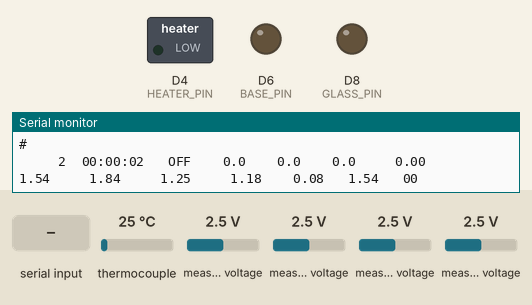
Bench run of a program on a simulated STM32 Nucleo. On the bench: switched loads named in the program (green lamp = pin HIGH), output pins drawn as LEDs (lit = HIGH), the last lines printed to the serial monitor. Inputs (shaded band) come from the test bench; at power-on: measured voltage 2.5 V, thermocouple 25 °C.

Above: at 3.4 s.
3.5 s: "go\n" received over Serial
At 6.0 s:
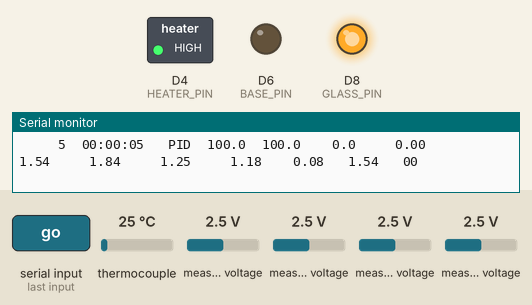
6.3 s: measured voltage (sensor 200) set to 1.2 V
At 8.3 s:
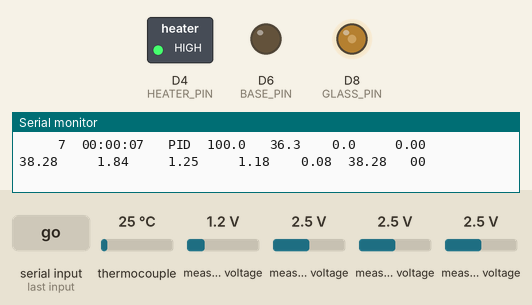
9.3 s: "B\n" received over Serial
At 10.6 s:
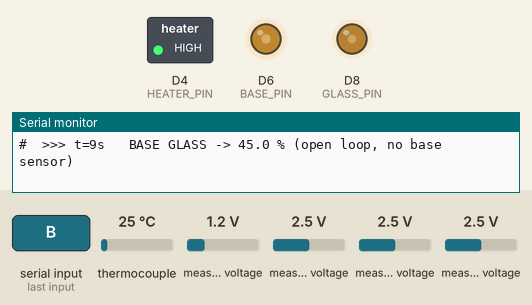
12.3 s: measured voltage (sensor 200) set to 2.1 V
14.3 s: "h\n" received over Serial
At 16.0 s:
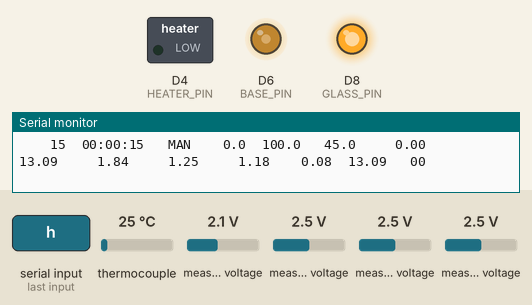
16.3 s: "G\n" received over Serial
At 17.5 s:
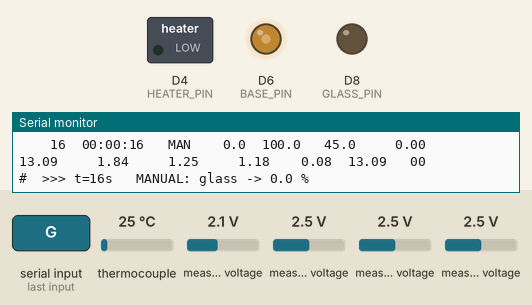
Timing chart, 0 to 19.3 s (numbered marks = the images above; inputs shaded):
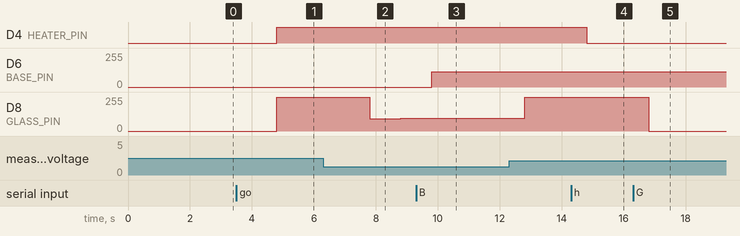

The program:

main.cpp
```cpp
#include <Arduino.h>
#include <Wire.h>
#include <Adafruit_ADS1X15.h>
#include <Adafruit_MAX31865.h>

// =====================================================================
//  WELL EVENNESS TEST  -  closed-loop chamber + glass, open-loop heated base
//
//  Chamber air  -> PT1000 (MAX31865)  -> wall heaters  -> setpoint 39.0 C
//  ITO glass    -> thermistor A0      -> glass heater  -> setpoint 48.0 C
//  Base glass   -> NO SENSOR          -> base heater   -> fixed 45 % duty
//
//  Question: with the heated base on, how different are a near-centre well
//  and a corner well?  A2 = E8 (near centre), A3 = H12 (corner).
//
//  WHAT IS DIFFERENT FROM THE PREVIOUS BUILD
//    * A2 was the base glass probe. It is now well E8.
//    * A3 was ambient. It is now well H12. There is NO ambient measurement.
//    * The base heater therefore has NO temperature feedback of its own.
//      Its over-temperature cut-out now watches the CHAMBER PT1000 instead,
//      which is the only sensor that sees the heat the base is adding.
//    * The integrator preload needs an ambient figure. Set it with the "a"
//      command before "go", or it uses AMB_ASSUMED.
//    * A1 is the dead channel and is logged as n/c.
// =====================================================================

// =====================================================================
//  SENSOR PLACEMENT
// =====================================================================
const char* PT_NAME = "T_cham";   // PT1000, chamber air centre, above plate lid

const char* THERM_NAME[4] = {
  "T_glass",      // A0 - taped to the ITO glass lid   <-- GLASS CONTROL SENSOR
  "n/c",          // A1 - FAILED, not connected
  "T_E8",         // A2 - well E8,  near plate centre, tip at the well bottom
  "T_H12"         // A3 - well H12, plate corner,      tip at the well bottom
};
const int CH_GLASS = 0;
const int CH_E8    = 2;
const int CH_H12   = 3;

// =====================================================================
//  OUTPUT PINS
// =====================================================================
const int HEATER_PIN = D4;   // PB5  - wall heaters
const int GLASS_PIN  = D8;   // PA9  - ITO glass lid
const int BASE_PIN   = D6;   // PB10 - ITO glass base, under the aperture

// =====================================================================
//  CONTROLLER PARAMETERS   (duty in PERCENT, 0 to 100)
// =====================================================================
const float KP_CHAM = 7.90f,  KI_CHAM = 1.02e-2f;
const float KP_GLAS = 14.99f, KI_GLAS = 4.31e-2f;
const float B_WEIGHT = 0.5f;
const float TS = 1.0f;

const float FF_H_C =  3.054f, FF_H_G = -1.302f;
const float FF_G_C = -3.377f, FF_G_G =  4.024f;

// =====================================================================
//  SETPOINTS FOR THIS TEST
// =====================================================================
const float SP_CHAM_DEFAULT = 39.0f;
const float SP_GLAS_DEFAULT = 48.0f;

// =====================================================================
//  BASE HEATER
// =====================================================================
//  Fixed duty for this test. The calibration from the earlier run,
//  T_base = 26.4 + 0.456 * duty, puts 45 % at roughly 47 C on the pane.
const float BASE_DUTY_SET = 45.0f;
const float BASE_DUTY_MAX = 60.0f;

//  The base pane has no thermistor in this configuration, so the cut-out
//  watches the chamber instead. 44 C is 5 C above the chamber setpoint and
//  well below the 55 C global trip.
const float BASE_CUT_CHAM = 44.0f;

// =====================================================================
//  AMBIENT
// =====================================================================
//  There is no ambient sensor. This value is only used to preload the
//  integrators at "go". Set it with "a21.5" before starting if you know the
//  room temperature; an error of a degree or two is harmless.
float ambAssumed = 20.0f;

// =====================================================================
//  SAFETY
// =====================================================================
const float T_TRIP     = 55.0f;
const float SP_MAX     = 50.0f;
const int   BAD_LIMIT  = 5;
//  A single dropped PT1000 sample is not evidence of anything. The base is
//  only cut after this many CONSECUTIVE failed reads.
const int   PT_BAD_BASE = 15;
const float MARGIN_MIN = 0.5f;

// =====================================================================
//  THERMISTOR CONSTANTS (TE GA10K3MCD1)
// =====================================================================
const float R0 = 10000.0, T0 = 298.15, BETA = 3976.0;
const float V_SUPPLY = 3.29;

float R_FIXED[4]  = { 9840.0, 9980.0, 9890.0, 9940.0 };
float T_OFFSET[4] = { -0.06, +0.51, -0.25, -0.23 };

const int NUM_THERM = 4;
const int SAMPLES   = 16;

// =====================================================================
Adafruit_ADS1115 ads;
Adafruit_MAX31865 rtd = Adafruit_MAX31865(10, 11, 12, 13);
#define RREF      4300.0
#define RNOMINAL  1000.0
const int PT_SAMPLES = 2;

const unsigned long INTERVAL = 1000;
unsigned long lastLog = 0;
int rowCount = 0;
uint8_t lastFault = 0;

// =====================================================================
//  CONTROLLER STATE
// =====================================================================
enum Mode { MODE_OFF, MODE_PID, MODE_MAN, MODE_TRIP };
Mode mode = MODE_OFF;

struct Loop {
  const char* name;
  float kp, ki, b;
  float sp;
  float integ;
  float duty;
  float amb0;
  int   bad;
  bool  tripped;
};

Loop cham = { "chamber", KP_CHAM, KI_CHAM, B_WEIGHT, SP_CHAM_DEFAULT, 0, 0, 20.0f, 0, false };
Loop glas = { "glass",   KP_GLAS, KI_GLAS, B_WEIGHT, SP_GLAS_DEFAULT, 0, 0, 20.0f, 0, false };

float baseDuty    = 0.0f;
bool  baseTripped = false;
int   ptBad       = 0;     // consecutive bad PT1000 reads

char cmdBuf[48];
int  cmdLen = 0;
int  marginWarn = 0;

// ---------------------------------------------------------------------
void applyOutputs() {
  int h = (int)(cham.duty * 255.0f / 100.0f + 0.5f);
  int g = (int)(glas.duty * 255.0f / 100.0f + 0.5f);
  int b = (int)(baseDuty  * 255.0f / 100.0f + 0.5f);
  analogWrite(HEATER_PIN, constrain(h, 0, 255));
  analogWrite(GLASS_PIN,  constrain(g, 0, 255));
  analogWrite(BASE_PIN,   constrain(b, 0, 255));
}

float readVolts(uint8_t ch) {
  float sum = 0;
  for (int i = 0; i < SAMPLES; i++) sum += ads.computeVolts(ads.readADC_SingleEnded(ch));
  return sum / SAMPLES;
}

float readThermistor(uint8_t ch) {
  float v = readVolts(ch);
  if (v < 0.01 || v > V_SUPPLY - 0.01) return NAN;
  float rTherm = R_FIXED[ch] * v / (V_SUPPLY - v);
  float tK = 1.0 / (1.0 / T0 + log(rTherm / R0) / BETA);
  return tK - 273.15 + T_OFFSET[ch];
}

// ---------------------------------------------------------------------
void updateLoop(Loop &L, float y) {
  float e  = L.sp - y;
  float ep = L.b * (L.sp - L.amb0) - (y - L.amb0);
  float raw = L.kp * ep + L.integ + L.ki * e * TS;
  float u   = constrain(raw, 0.0f, 100.0f);
  if (u == raw) L.integ += L.ki * e * TS;
  L.duty = u;
}

void preloadIntegrators(float amb) {
  float dc = cham.sp - amb;
  float dg = glas.sp - amb;
  float uh = constrain(FF_H_C * dc + FF_H_G * dg, 0.0f, 100.0f);
  float ug = constrain(FF_G_C * dc + FF_G_G * dg, 0.0f, 100.0f);
  cham.integ = constrain(uh + cham.kp * (1.0f - cham.b) * dc, 0.0f, 100.0f);
  glas.integ = constrain(ug + glas.kp * (1.0f - glas.b) * dg, 0.0f, 100.0f);
  cham.amb0 = amb;
  glas.amb0 = amb;
}

// ---------------------------------------------------------------------
//  PRINTING
// ---------------------------------------------------------------------
void printPaddedDec(float v, int width, int dec) {
  char buf[20];
  if (isnan(v)) { strcpy(buf, "---"); }
  else {
    bool neg = v < 0;
    float a = neg ? -v : v;
    long  mul = (dec == 1) ? 10 : 100;
    long  whole = (long)a;
    long  frac  = (long)((a - whole) * mul + 0.5f);
    if (frac >= mul) { frac -= mul; whole += 1; }
    if (dec == 1) snprintf(buf, sizeof(buf), "%s%ld.%01ld", neg ? "-" : "", whole, frac);
    else          snprintf(buf, sizeof(buf), "%s%ld.%02ld", neg ? "-" : "", whole, frac);
  }
  for (int i = strlen(buf); i < width; i++) Serial.print(' ');
  Serial.print(buf);
}

void printPaddedStr(const char* s, int width) {
  for (int i = strlen(s); i < width; i++) Serial.print(' ');
  Serial.print(s);
}

const char* modeStr() {
  switch (mode) {
    case MODE_PID:  return "PID";
    case MODE_MAN:  return "MAN";
    case MODE_TRIP: return "TRIP";
    default:        return "OFF";
  }
}

void printHeader() {
  Serial.println();
  printPaddedStr("t_s", 6);
  printPaddedStr("clock", 10);
  printPaddedStr("mode", 6);
  printPaddedStr("heat%", 7);
  printPaddedStr("glass%", 7);
  printPaddedStr("base%", 7);
  printPaddedStr(PT_NAME, 9);
  for (int i = 0; i < NUM_THERM; i++) printPaddedStr(THERM_NAME[i], 9);
  printPaddedStr("dWell", 8);     // T_E8 - T_H12, the number this test is for
  printPaddedStr("marg", 7);
  printPaddedStr("flt", 5);
  Serial.println();
  Serial.println("-------------------------------------------------------------------------------------------------------------------");
}

void printHelp() {
  Serial.println("#");
  Serial.println("#  WELL EVENNESS TEST.  A2 = well E8 (centre), A3 = well H12 (corner).");
  Serial.println("#  No ambient sensor and no base glass sensor in this configuration.");
  Serial.println("#");
  Serial.println("#  COMMANDS");
  Serial.println("#    a21.5    tell the firmware the room temperature, for the preload only");
  Serial.println("#    go       start closed-loop control");
  Serial.println("#    b        BASE heater -> 45 % (the duty this test uses)");
  Serial.println("#    b0       BASE heater off");
  Serial.println("#    b30      BASE heater -> any duty up to 60 %");
  Serial.println("#    off      everything off, loops reset");
  Serial.println("#    sc 39    set CHAMBER setpoint, degC   (max 50)");
  Serial.println("#    sg 48    set GLASS setpoint, degC     (max 50)");
  Serial.println("#    h25      MANUAL heater duty %  (leaves closed loop)");
  Serial.println("#    g20      MANUAL glass duty %   (leaves closed loop)");
  Serial.println("#    st       print setpoints and controller internals");
  Serial.println("#    n text   write a note into the log");
  Serial.println("#    ?        this help");
  Serial.println("#");
}

void eventStamp() {
  Serial.print("#  >>> t=");
  Serial.print(millis() / 1000);
  Serial.print("s   ");
}

void logEvent(const char* what) {
  eventStamp();
  Serial.println(what);
  rowCount = 999;
}

void printStatus() {
  Serial.println("#");
  Serial.print("#  mode=");         Serial.println(modeStr());
  Serial.print("#  chamber: sp=");  Serial.print(cham.sp, 2);
  Serial.print(" integ=");          Serial.print(cham.integ, 2);
  Serial.print(" duty=");           Serial.print(cham.duty, 1);
  Serial.print(" amb0=");           Serial.print(cham.amb0, 2);
  Serial.print(" bad=");            Serial.println(cham.bad);
  Serial.print("#  glass:   sp=");  Serial.print(glas.sp, 2);
  Serial.print(" integ=");          Serial.print(glas.integ, 2);
  Serial.print(" duty=");           Serial.print(glas.duty, 1);
  Serial.print(" amb0=");           Serial.print(glas.amb0, 2);
  Serial.print(" bad=");            Serial.println(glas.bad);
  Serial.print("#  base:    duty="); Serial.print(baseDuty, 1);
  Serial.print(" % (open loop, no sensor)  tripped=");
  Serial.print(baseTripped ? "yes" : "no");
  Serial.print("  ptBad="); Serial.println(ptBad);
  Serial.print("#  assumed ambient="); Serial.print(ambAssumed, 2); Serial.println(" C");
  Serial.print("#  trip=");         Serial.print(T_TRIP, 1);
  Serial.print(" C   base cut-out on chamber="); Serial.print(BASE_CUT_CHAM, 1);
  Serial.println(" C");
  Serial.println("#");
  rowCount = 999;
}

void allOff(const char* why) {
  cham.duty = 0; glas.duty = 0; baseDuty = 0;
  cham.integ = 0; glas.integ = 0;
  cham.bad = 0; glas.bad = 0;
  cham.tripped = false; glas.tripped = false; baseTripped = false;
  applyOutputs();
  logEvent(why);
}

// ---------------------------------------------------------------------
void handleCommand() {
  cmdBuf[cmdLen] = '\0';
  char* p = cmdBuf;
  while (*p == ' ') p++;

  if (strncmp(p, "go", 2) == 0) {
    preloadIntegrators(ambAssumed);
    cham.bad = 0; glas.bad = 0;
    cham.tripped = false; glas.tripped = false;
    mode = MODE_PID;
    eventStamp();
    Serial.print("CLOSED LOOP ON   sp_cham=");  Serial.print(cham.sp, 1);
    Serial.print("  sp_glass=");                Serial.print(glas.sp, 1);
    Serial.print("  amb_assumed=");             Serial.print(ambAssumed, 2);
    Serial.print("  preload h=");               Serial.print(cham.integ, 1);
    Serial.print("  g=");                       Serial.print(glas.integ, 1);
    Serial.print("  base duty=");               Serial.println(baseDuty, 1);
    rowCount = 999;
  }
  else if (strncmp(p, "off", 3) == 0) {
    mode = MODE_OFF;
    allOff("ALL OFF, loops reset, base heater off");
  }
  else if (strncmp(p, "st", 2) == 0) {
    printStatus();
  }
  else if (p[0] == 'a' || p[0] == 'A') {
    float v = atof(p + 1);
    if (v > 0.0f && v < 40.0f) {
      ambAssumed = v;
      eventStamp();
      Serial.print("ASSUMED AMBIENT -> "); Serial.print(v, 2); Serial.println(" C");
      rowCount = 999;
    } else {
      Serial.println("#  ambient must be between 0 and 40");
    }
  }
  else if (p[0] == 's' && (p[1] == 'c' || p[1] == 'g')) {
    bool isCham = (p[1] == 'c');
    float v = atof(p + 2);
    if (v > 10.0f && v < SP_MAX) {
      if (isCham) cham.sp = v; else glas.sp = v;
      eventStamp();
      Serial.print(isCham ? "CHAMBER" : "GLASS");
      Serial.print(" SETPOINT -> ");  Serial.print(v, 2);  Serial.println(" C");
      rowCount = 999;
    } else {
      Serial.print("#  setpoint must be between 10 and "); Serial.println(SP_MAX, 1);
    }
  }
  else if (p[0] == 'b' || p[0] == 'B') {
    //  bare "b" means the duty this test is specified at
    float v = (p[1] == '\0') ? BASE_DUTY_SET : atof(p + 1);
    if (v >= 0 && v <= BASE_DUTY_MAX) {
      baseDuty = v;
      baseTripped = false;
      applyOutputs();
      eventStamp();
      Serial.print("BASE GLASS -> "); Serial.print(v, 1);
      Serial.println(" % (open loop, no base sensor)");
      rowCount = 999;
    } else {
      Serial.print("#  base duty must be 0-"); Serial.println(BASE_DUTY_MAX, 0);
    }
  }
  else if (p[0] == 'h' || p[0] == 'H') {
    float v = atof(p + 1);
    if (v >= 0 && v <= 100) {
      mode = MODE_MAN; cham.duty = v; cham.integ = 0; applyOutputs();
      eventStamp(); Serial.print("MANUAL: heaters -> "); Serial.print(v, 1); Serial.println(" %");
      rowCount = 999;
    } else Serial.println("#  duty must be 0-100");
  }
  else if (p[0] == 'g' || p[0] == 'G') {
    float v = atof(p + 1);
    if (v >= 0 && v <= 100) {
      mode = MODE_MAN; glas.duty = v; glas.integ = 0; applyOutputs();
      eventStamp(); Serial.print("MANUAL: glass -> "); Serial.print(v, 1); Serial.println(" %");
      rowCount = 999;
    } else Serial.println("#  duty must be 0-100");
  }
  else if (p[0] == 'n' || p[0] == 'N') {
    eventStamp(); Serial.print("NOTE: "); Serial.println(p + 1);
    rowCount = 999;
  }
  else if (p[0] == '?') { printHelp(); rowCount = 999; }
  else if (cmdLen > 0) Serial.println("#  unknown command, type ? for help");

  cmdLen = 0;
}

void readSerial() {
  while (Serial.available()) {
    char c = Serial.read();
    if (c == '\n' || c == '\r') { if (cmdLen > 0) handleCommand(); }
    else if (cmdLen < (int)sizeof(cmdBuf) - 1) cmdBuf[cmdLen++] = c;
  }
}

// ---------------------------------------------------------------------
void setup() {
  Serial.begin(115200);
  delay(2000);

  pinMode(HEATER_PIN, OUTPUT);
  pinMode(GLASS_PIN,  OUTPUT);
  pinMode(BASE_PIN,   OUTPUT);
  cham.duty = 0; glas.duty = 0; baseDuty = 0;
  applyOutputs();

  Serial.println();
  Serial.println("# ===== WELL EVENNESS TEST: E8 vs H12, heated base at 45 % =====");
  Serial.println("#  A0 = glass (control)   A1 = n/c   A2 = well E8   A3 = well H12");
  Serial.println("#  NO ambient sensor, NO base glass sensor.");
  Serial.print  ("#  setpoints: chamber "); Serial.print(cham.sp, 1);
  Serial.print  (" C, glass ");             Serial.print(glas.sp, 1);
  Serial.println(" C");
  Serial.print  ("#  base heater runs OPEN LOOP at "); Serial.print(BASE_DUTY_SET, 0);
  Serial.println(" % when you type b.");
  Serial.print  ("#  base cut-out: chamber above "); Serial.print(BASE_CUT_CHAM, 1);
  Serial.print  (" C, or PT1000 lost for "); Serial.print(PT_BAD_BASE);
  Serial.println(" consecutive samples -> base off.");
  Serial.print  ("#  global trip at "); Serial.print(T_TRIP, 1); Serial.println(" C");

  Wire.begin();
  if (!ads.begin(0x48)) {
    Serial.println("#  ADS1115 NOT FOUND - check I2C wiring");
    while (1) delay(1000);
  }
  ads.setGain(GAIN_ONE);
  ads.setDataRate(RATE_ADS1115_128SPS);
  Serial.println("#  ADS1115 ok");

  rtd.begin(MAX31865_2WIRE);
  rtd.enable50Hz(true);
  rtd.setThresholds(0x1234, 0x5678);
  uint16_t lo = rtd.getLowerThreshold(), hi = rtd.getUpperThreshold();
  rtd.setThresholds(0, 0xFFFF);
  if (lo == 0x1234 && hi == 0x5678) {
    Serial.println("#  MAX31865 ok");
  } else {
    Serial.println("#  *** MAX31865 NOT TALKING - control will not start ***");
  }

  float e0 = readThermistor(CH_E8);
  float h0 = readThermistor(CH_H12);
  if (isnan(e0)) Serial.println("#  *** well E8 probe (A2) reads open or shorted ***");
  else { Serial.print("#  well E8  (A2) ok, reading "); Serial.print(e0, 2); Serial.println(" C"); }
  if (isnan(h0)) Serial.println("#  *** well H12 probe (A3) reads open or shorted ***");
  else { Serial.print("#  well H12 (A3) ok, reading "); Serial.print(h0, 2); Serial.println(" C"); }
  if (!isnan(e0) && !isnan(h0)) {
    Serial.print("#  starting difference E8 - H12 = ");
    Serial.print(e0 - h0, 2); Serial.println(" C  (both should be at room temperature now)");
  }

  printHelp();
}

// ---------------------------------------------------------------------
void loop() {
  readSerial();

  if (millis() - lastLog < INTERVAL) return;
  lastLog += INTERVAL;
  if (millis() - lastLog > INTERVAL) lastLog = millis();

  // ---- read everything ONCE ----
  uint32_t rawSum = 0;
  uint8_t fault = 0;
  int good = 0;
  for (int i = 0; i < PT_SAMPLES; i++) {
    uint16_t r = rtd.readRTD();
    uint8_t f = rtd.readFault();
    if (f) { rtd.clearFault(); fault = f; }
    else   { rawSum += r; good++; }
  }
  float tPT = good ? rtd.calculateTemperature(rawSum / good, RNOMINAL, RREF) : NAN;
  if (good) fault = 0;
  if (isnan(tPT)) ptBad++; else ptBad = 0;

  float tTh[NUM_THERM];
  for (int i = 0; i < NUM_THERM; i++) tTh[i] = readThermistor(i);
  float tGlass = tTh[CH_GLASS];
  float tE8    = tTh[CH_E8];
  float tH12   = tTh[CH_H12];
  float dWell  = (isnan(tE8) || isnan(tH12)) ? NAN : (tE8 - tH12);
  float margin = (isnan(tGlass) || isnan(tPT)) ? NAN : (tGlass - tPT);

  // ---- safety: base heater cut-out, watching the CHAMBER ----
  //  The base pane has no sensor of its own in this configuration, so the
  //  chamber is the only evidence that the base is overheating things. A single
  //  dropped PT1000 sample is ignored; only a sustained loss cuts the base.
  if (baseDuty > 0.0f) {
    if (ptBad >= PT_BAD_BASE) {
      baseDuty = 0.0f; baseTripped = true; applyOutputs();
      logEvent("*** PT1000 LOST FOR 15 s - base heater off, no guard available ***");
    } else if (!isnan(tPT) && tPT > BASE_CUT_CHAM) {
      baseDuty = 0.0f; baseTripped = true; applyOutputs();
      logEvent("*** CHAMBER ABOVE BASE CUT-OUT - base heater off ***");
    }
  }

  // ---- safety: over-temperature on the controlled channels ----
  if ((!isnan(tPT)    && tPT    > T_TRIP) ||
      (!isnan(tGlass) && tGlass > T_TRIP)) {
    if (mode != MODE_TRIP) {
      mode = MODE_TRIP;
      allOff("*** OVER-TEMPERATURE TRIP - ALL OFF ***");
    }
  }

  // ---- control ----
  if (mode == MODE_PID) {
    if (isnan(tPT)) {
      if (++cham.bad >= BAD_LIMIT) {
        cham.duty = 0; cham.tripped = true;
        if (cham.bad == BAD_LIMIT) logEvent("*** PT1000 LOST - heaters off ***");
      }
    } else {
      if (cham.tripped) { cham.tripped = false; logEvent("PT1000 recovered, heaters resumed"); }
      cham.bad = 0;
      updateLoop(cham, tPT);
    }

    if (isnan(tGlass)) {
      if (++glas.bad >= BAD_LIMIT) {
        glas.duty = 0; glas.tripped = true;
        if (glas.bad == BAD_LIMIT) logEvent("*** GLASS THERMISTOR LOST - glass heater off ***");
      }
    } else {
      if (glas.tripped) { glas.tripped = false; logEvent("Glass sensor recovered, glass heater resumed"); }
      glas.bad = 0;
      updateLoop(glas, tGlass);
    }

    applyOutputs();

    if (!isnan(margin) && margin < MARGIN_MIN) {
      if (++marginWarn == 10) logEvent("*** WARNING: glass-chamber margin below limit, condensation risk ***");
    } else {
      marginWarn = 0;
    }
  }

  // ---- log ----
  if (rowCount >= 20) { printHeader(); rowCount = 0; }
  rowCount++;

  unsigned long s = millis() / 1000;
  char clk[12], num[12];
  snprintf(clk, sizeof(clk), "%02lu:%02lu:%02lu", s / 3600, (s / 60) % 60, s % 60);

  snprintf(num, sizeof(num), "%lu", s);  printPaddedStr(num, 6);
  printPaddedStr(clk, 10);
  printPaddedStr(modeStr(), 6);
  printPaddedDec(cham.duty, 7, 1);
  printPaddedDec(glas.duty, 7, 1);
  printPaddedDec(baseDuty,  7, 1);
  printPaddedDec(tPT, 9, 2);
  for (int i = 0; i < NUM_THERM; i++) printPaddedDec(tTh[i], 9, 2);
  printPaddedDec(dWell, 8, 2);
  printPaddedDec(margin, 7, 2);
  snprintf(num, sizeof(num), "%02X", fault); printPaddedStr(num, 5);
  Serial.println();

  if (fault != lastFault) {
    Serial.print("#  PT1000 fault changed to 0x"); Serial.println(fault, HEX);
    lastFault = fault;
  }
}
```

Measured:
- after the input at 3.5 s, D4 (HEATER_PIN): LOW → HIGH after 1.3 s; D8 (GLASS_PIN): 0/255 → 255/255 after 1.3 s
- after the input at 6.3 s, D8 (GLASS_PIN): 255/255 → 93/255 after 1.5 s, → 94/255 1.0 s later
- after the input at 9.3 s, D6 (BASE_PIN): 0/255 → 115/255 after 0.51 s
- after the input at 14.3 s, D4 (HEATER_PIN): HIGH → LOW after 0.51 s
- after the input at 16.3 s, D8 (GLASS_PIN): 255/255 → 0/255 after 0.51 s
